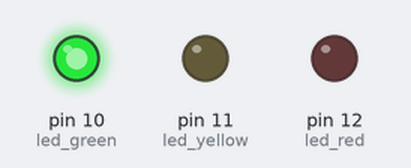
Simulated run of this sketch. Board: Arduino Uno, built with avr-gcc and run on an emulated ATmega328P. Parts: output pins drawn as LEDs (lit = HIGH).

Above: at 12.5 s.
At 26.5 s:
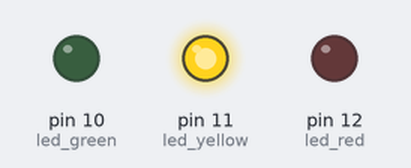
At 29.0 s:
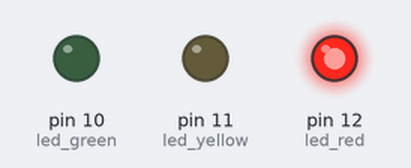
Timing chart, 0 to 39.0 s (numbered marks = the images above):
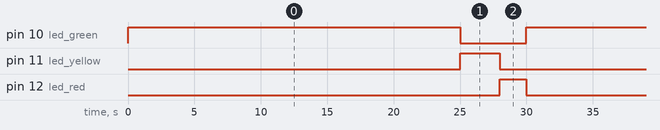

Measured:
- by itself, pin 10 (led_green): alternates HIGH for 25.0 s and LOW for 5.0 s
- by itself, pin 11 (led_yellow): alternates HIGH for 3.0 s and LOW for 27.0 s
- by itself, pin 12 (led_red): alternates HIGH for 2.0 s and LOW for 28.0 s

The sketch:

projeto_semafaro.ino
```cpp
// C++ code
//
const int led_red = 12;
const int led_yellow = 11;
const int led_green = 10;

void setup()
{
  pinMode(led_red, OUTPUT);
  pinMode(led_yellow, OUTPUT);
  pinMode(led_green, OUTPUT);
}

void loop()
{
  digitalWrite(led_red, LOW);
  digitalWrite(led_yellow, LOW);
  digitalWrite(led_green, HIGH);
  delay(25000);

  digitalWrite(led_red, LOW);
  digitalWrite(led_yellow, HIGH);
  digitalWrite(led_green, LOW);
  delay(3000);

  digitalWrite(led_red, HIGH);
  digitalWrite(led_yellow, LOW);
  digitalWrite(led_green, LOW);
  delay(2000);

}
```
